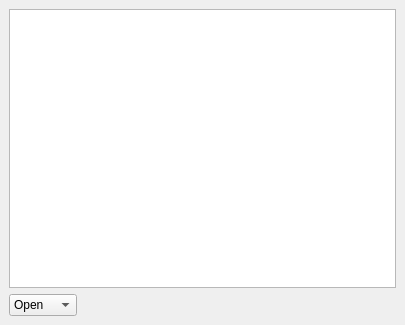
<?xml version="1.0" encoding="UTF-8"?>
<ui version="4.0">
 <class>DockPortfolio</class>
 <widget class="QDockWidget" name="DockPortfolio">
  <property name="geometry">
   <rect>
    <x>0</x>
    <y>0</y>
    <width>405</width>
    <height>325</height>
   </rect>
  </property>
  <property name="autoFillBackground">
   <bool>false</bool>
  </property>
  <property name="locale">
   <locale language="English" country="UnitedStates"/>
  </property>
  <property name="features">
   <set>QDockWidget::DockWidgetFloatable|QDockWidget::DockWidgetMovable</set>
  </property>
  <property name="allowedAreas">
   <set>Qt::AllDockWidgetAreas</set>
  </property>
  <property name="windowTitle">
   <string>Po&amp;rtfolio</string>
  </property>
  <widget class="QWidget" name="dockWidgetContents">
   <layout class="QVBoxLayout" name="verticalLayout">
    <item>
     <widget class="QTableView" name="tabla">
      <property name="contextMenuPolicy">
       <enum>Qt::CustomContextMenu</enum>
      </property>
      <property name="editTriggers">
       <set>QAbstractItemView::NoEditTriggers</set>
      </property>
      <property name="alternatingRowColors">
       <bool>true</bool>
      </property>
      <property name="selectionMode">
       <enum>QAbstractItemView::SingleSelection</enum>
      </property>
      <property name="selectionBehavior">
       <enum>QAbstractItemView::SelectRows</enum>
      </property>
      <property name="gridStyle">
       <enum>Qt::SolidLine</enum>
      </property>
      <attribute name="verticalHeaderVisible">
       <bool>false</bool>
      </attribute>
     </widget>
    </item>
    <item>
     <layout class="QHBoxLayout" name="horizontalLayout">
      <item>
       <widget class="QComboBox" name="combo_trades">
        <property name="layoutDirection">
         <enum>Qt::LeftToRight</enum>
        </property>
        <property name="insertPolicy">
         <enum>QComboBox::InsertAtTop</enum>
        </property>
        <item>
         <property name="text">
          <string>Open</string>
         </property>
        </item>
        <item>
         <property name="text">
          <string>Closed</string>
         </property>
        </item>
       </widget>
      </item>
      <item>
       <spacer name="horizontalSpacer">
        <property name="orientation">
         <enum>Qt::Horizontal</enum>
        </property>
        <property name="sizeHint" stdset="0">
         <size>
          <width>40</width>
          <height>20</height>
         </size>
        </property>
       </spacer>
      </item>
     </layout>
    </item>
   </layout>
  </widget>
 </widget>
 <resources>
  <include location="../icons/iconos.qrc"/>
 </resources>
 <connections/>
</ui>
